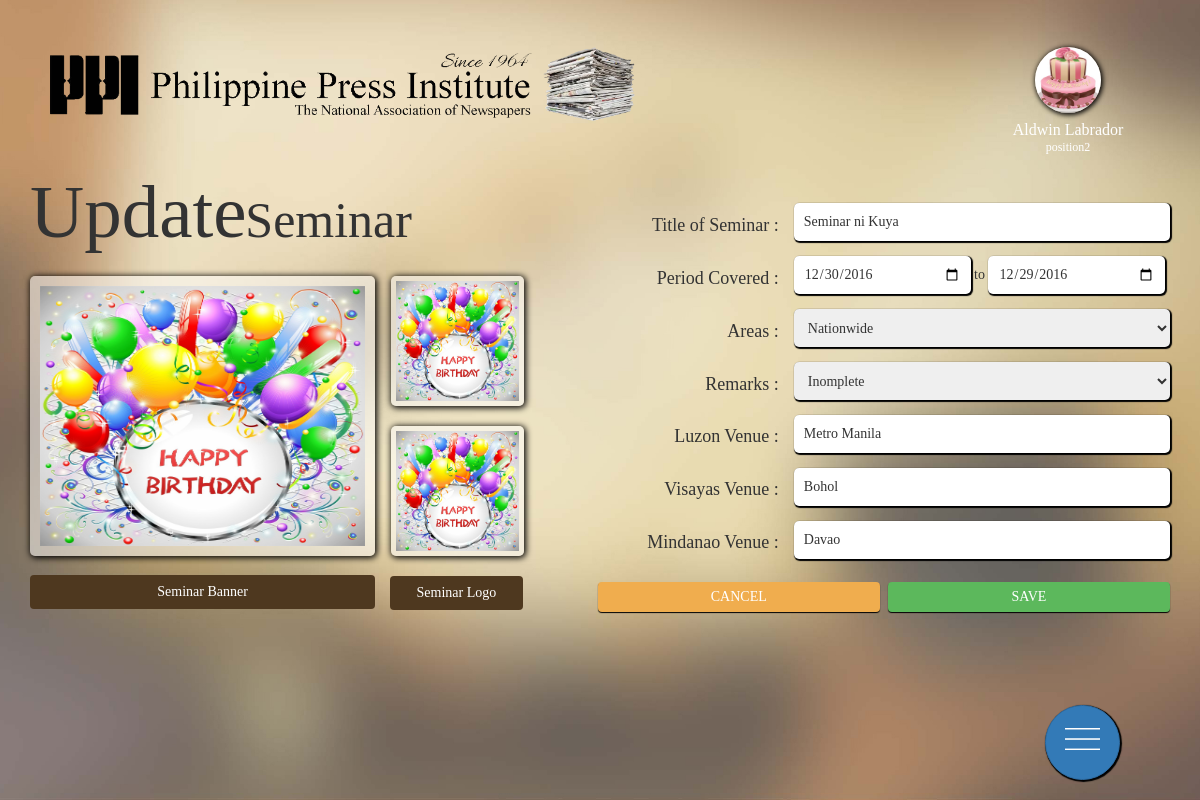
The page /seminarUpdate.php?id=4 (signed in) on the database its author committed.
### tables this page shows
CREATE TABLE `tbl_seminars` (
  `id` int(11) NOT NULL,
  `partner_id` int(11) NOT NULL,
  `title_seminar` mediumtext NOT NULL,
  `period_to` date NOT NULL,
  `period_from` date NOT NULL,
  `areas` varchar(25) NOT NULL,
  `remarks` varchar(25) NOT NULL,
  `luzon` mediumtext NOT NULL,
  `visayas` mediumtext NOT NULL,
  `mindanao` mediumtext NOT NULL,
  `seminar_logo` mediumtext NOT NULL,
  `seminar_banner` mediumtext NOT NULL,
  `date_added` datetime NOT NULL,
  `date_updated` datetime NOT NULL,
  `deleted` varchar(3) NOT NULL
);

### seminarUpdate.php (the view, shortened to what this page needs)
<!DOCTYPE html>
<html>
<?php include("connection.php"); ?>
<head>
	<?php include("head.php"); ?>
	<?php include("queries.php"); ?>
</head>
<body class="goldNoBorder">
	<div class="container-fluid">
		<?php header2(); ?>
		<div class="container">
		<form action="" method="POST" enctype="multipart/form-data">
			<div class="leftSideSeminar">
				<p>Update <span>Seminar</span></p><br>
				<?php
					$sql = "SELECT * FROM tbl_seminars WHERE id = '".$_GET['id']."'";
					$query = mysqli_query($connection,$sql);
					$result = mysqli_fetch_assoc($query);
				?>
                <div class="preview">
					<div class="logoBox">
						<img id="seminarLogoImagePreview" class="logoPreview" src="<?php echo $result['seminar_logo']; ?>">
						<img id="seminarLogo2ImagePreview" class="logoPreview" src="<?php echo $result['seminar_logo']; ?>">
						<span class="btn btn-file two" style="color: white">Seminar Logo<input type="file" name="seminarLogoImage" id="uploadImageSeminarLogo" onchange="PreviewImageSeminarLogo();" ></span>
					</div>
                	<img id="seminarBannerImagePreview" class="bannerPreview" src="<?php echo $result['seminar_banner']; ?>">
                	<span class="btn btn-file" style="color: white">
                	Seminar Banner<input type="file" name="seminarBannerImage" id="uploadImageSeminarBanner" onchange="PreviewImageSeminarBanner();" >
                	</span>
                </div>
			</div>
			<div class="rightSideSeminar">
				<div class="fieldName">
					<ul>
						<li>Title of Seminar :</li>
						<li>Period Covered :</li>
						<li>Areas :</li>
						<li>Remarks :</li>
						<li>Luzon Venue :</li>
						<li>Visayas Venue :</li>
						<li>Mindanao Venue :</li>
					</ul>
				</div>
				<div class="textBoxes">
					<input type="text" name="title_seminar" value="<?php echo $result['title_seminar']; ?>">
					<input type="date" name="period_to" value="<?php echo $result['period_to']; ?>"> to <input type="date" name="period_from" value="<?php echo $result['period_from']; ?>">
					<select name="areas" id="areasCollection">
						<option value="Nationwide" <?php if($result['areas']=="Nationwide") echo 'selected'; ?>>Nationwide</option>
					</select>
					<select name="remarks">
						<option value="Incomplete" <?php if($result['remarks']=="Incomplete") echo 'selected'; ?>>Inomplete</option>
					</select>
					<input type="text" name="luzon" id="luzonVenue" value="<?php echo $result['luzon']; ?>">
					<input type="text" name="visayas" id="visayasVenue" value="<?php echo $result['visayas']; ?>">
					<input type="text" name="mindanao" id="mindanaoVenue" value="<?php echo $result['mindanao']; ?>">
				</div>
				<div class="cmsButtons">
					<button type="submit" class="btn-success" name="seminarUpdate">SAVE</button>
					<button type="button" class="btn-warning" onclick="location.href='partnerSeminars.php'">CANCEL</button>
				</div>
			</div>
		</div>
	</div>
</body>
		<?php floatButtonsSeminarManager(); ?>
</html>

### head.php (shortened to what this page needs)
<link rel="stylesheet" type="text/css" href="css/stylesheet.css">
<link rel="stylesheet" type="text/css" href="css/bootstrap.min.css">
<?php
	function header2(){
?>
		<div style="float:left">
			<div class="header2">
				<img src="img/PPI Logo2.png" width="100%">
			</div>
			<div class="header">
        <div class="dropdown profile">
  				<img src="<?php adminInfo("photo"); ?>" class="dropdown-toggle" data-toggle="dropdown">
        </div>
				<p style="font-size: 16px"><?php adminInfo("full_name") ?></p>
				<p><?php adminInfo("position"); ?></p>
			</div>
		</div>
<?php
	}
?>
<?php
	function floatButtonsSeminarManager(){
?>
    <div class="mini">
      <div class="btn-group">
        <a href="javascript:void(0)" class="btn btn-primary btn-fab" id="main">
          	<img src = "img/Menu.png">
        </a>
      </div>
    </div>
<?php
	}
?>

### queries.php (shortened to what this page needs)
<?php
	function adminInfo($detail){
		include("connection.php");
		$sql= "SELECT * FROM tbl_admin WHERE id = '".$_SESSION['id']."'";
			$query = mysqli_query($connection, $sql);
			$result = mysqli_fetch_assoc($query);
			$photo = $result['photo'];
			$username = $result['username'];
			$last_name = $result['last_name'];
			$first_name = $result['first_name'];
			$full_name = $first_name.' '.$last_name;
			$position = $result['position'];
			$admin_type = $result['admin_type'];
			if($detail=="photo"){
				echo $photo;
			}else if($detail=="username"){
				echo $username;
			}else if($detail=="position"){
				echo $position;
			}else if($detail=="last_name"){
				echo $last_name;
			}else if($detail=="first_name"){
				echo $first_name;
			}else if($detail=="full_name"){
				echo $full_name;
			}else if($detail=="admin_type"){
				echo $admin_type;
			}
	}
?>

### css/stylesheet.css (style rules this page uses)
* { font-family: Century Gothic; }
body.goldNoBorder { background-image: url(../img/PPI_BackgroundNoBorder.jpg); background-size: 100% 100%; background-repeat: no-repeat; background-attachment: fixed; }
.header { float: right; width: 20%; margin-top: 4%; }
.header p { text-align: center; line-height: 20%; margin-top: 15px; font-family: Century Gothic; font-size: 12px; color: white; }
.profile { width: 66px; height: 66px; border-radius: 50%; background-color: transparent; margin: 0 auto; box-shadow: 1px 1px 5px 1px black; }
.profile img { border-radius: 50%; width: 66px; height: 66px; float: left; }
.header2 { width: 50%; float: left; margin-top: 4%; margin-left: 3%; }
.btn-group .btn-fab { position: fixed !important; right: 20px; }
#main { bottom: 20px; border-radius: 50%; height: 75px; width: 75px; margin-right: 5%; box-shadow: 1px 1px 1px 1px black; }
.mini img { width: 70%; margin-top: 10px; filter: brightness(0) invert(1); }
.preview { width: 100%; float: left; }
.bannerPreview { width: 70%; height: 280px; float: left; border-radius: 5px; margin-bottom: 4%; background-color: rgba(255,255,255,0.5); box-shadow: 1px 1px 6px 1px black; padding: 10px; }
.logoPreview { width: 100%; height: 130px; margin-left: 1%; border-radius: 5px; background-color: rgba(255,255,255,0.5); box-shadow: 1px 1px 6px 1px black; float: left; margin-bottom: 20px; padding: 5px; }
.logoBox { width: 27%; float: right; }
.btn-file { position: relative; overflow: hidden; width: 70%; background-color: #4E381F; color: white; }
.two { width: 100%; }
.fieldName { width: 40%; float: left; padding-right: 15px; }
.fieldName ul li { list-style: none; text-decoration: none; text-align: right; margin-top: 10px; margin-bottom: 27px; font-size: 18px; font-family: Century Gothic; }
.textBoxes { width: 60%; float: left; }
.textBoxes input[type="text"] { width: 100%; border-radius: 5px; border: none; margin-bottom: 15px; height: 38px; padding: 0px 10px; box-shadow: 1px 1px 1px 1px black; float: left; }
.cmsButtons { width: 100%; float: left; }
.cmsButtons button { width: 45%; float: right; margin-left: 8px; border-radius: 4px; border: none; height: 30px; box-shadow: 0px 1px 1px 0px black; }
.leftSideSeminar { width: 45%; height: 120px; float: left; padding-right: 20px; }
.leftSideSeminar p { float: left; font-size: 75px; font-family: AardvarkBold; }
.leftSideSeminar p span { margin-left: -20px; font-size: 50px; }
.rightSideSeminar { width: 55%; height: 100px; float: left; padding-top: 45px; }
.textBoxes input[type="text"] { width: 100%; border-radius: 5px; border: none; margin-bottom: 15px; height: 38px; padding: 0px 10px; box-shadow: 1px 1px 1px 1px black; }
.textBoxes select { width: 100%; border-radius: 5px; border: none; margin-bottom: 15px; height: 38px; padding: 0px 10px; box-shadow: 1px 1px 1px 1px black; }
.textBoxes input[type="date"] { width: 47%; border-radius: 5px; border: none; margin-bottom: 15px; height: 38px; padding: 0px 10px; box-shadow: 1px 1px 1px 1px black; }

### rows shown on the page
tbl_seminars: seminar_logo (picture), seminar_banner (picture), title_seminar "Seminar ni Kuya", period_to "12/30/2016", period_from "12/29/2016", areas "Nationwide", remarks "Inomplete", luzon "Metro Manila", visayas "Bohol", mindanao "Davao"

### other values the page prints
$full_name "Aldwin Labrador"
$position "position2"
